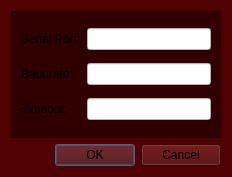
<?xml version="1.0" encoding="UTF-8"?>
<ui version="4.0">
 <class>Dialog</class>
 <widget class="QDialog" name="Dialog">
  <property name="geometry">
   <rect>
    <x>0</x>
    <y>0</y>
    <width>232</width>
    <height>177</height>
   </rect>
  </property>
  <property name="windowTitle">
   <string>Dialog</string>
  </property>
  <property name="styleSheet">
   <string notr="true">background-color: rgb(85, 255, 255);
background-color: rgb(80, 0, 0);</string>
  </property>
  <layout class="QGridLayout" name="gridLayout">
   <item row="0" column="0">
    <widget class="QFrame" name="frame">
     <property name="styleSheet">
      <string notr="true">background-color: rgb(48, 0, 0);</string>
     </property>
     <property name="frameShape">
      <enum>QFrame::Shape::StyledPanel</enum>
     </property>
     <property name="frameShadow">
      <enum>QFrame::Shadow::Raised</enum>
     </property>
     <layout class="QGridLayout" name="gridLayout_2">
      <item row="0" column="0">
       <widget class="QLabel" name="label">
        <property name="text">
         <string>Serial Port:</string>
        </property>
       </widget>
      </item>
      <item row="0" column="1">
       <widget class="QLineEdit" name="port">
        <property name="styleSheet">
         <string notr="true">background-color: rgb(255, 255, 255); 
color: rgb(0, 0, 0);</string>
        </property>
       </widget>
      </item>
      <item row="1" column="0">
       <widget class="QLabel" name="label_2">
        <property name="text">
         <string>Baudrate:</string>
        </property>
       </widget>
      </item>
      <item row="1" column="1">
       <widget class="QLineEdit" name="baudrate">
        <property name="styleSheet">
         <string notr="true">background-color: rgb(255, 255, 255); 
color: rgb(0, 0, 0);</string>
        </property>
       </widget>
      </item>
      <item row="2" column="0">
       <widget class="QLabel" name="label_3">
        <property name="text">
         <string>Timeout:</string>
        </property>
       </widget>
      </item>
      <item row="2" column="1">
       <widget class="QLineEdit" name="timeout">
        <property name="styleSheet">
         <string notr="true">background-color: rgb(255, 255, 255); 
color: rgb(0, 0, 0);</string>
        </property>
       </widget>
      </item>
     </layout>
    </widget>
   </item>
   <item row="1" column="0">
    <widget class="QDialogButtonBox" name="buttonBox">
     <property name="orientation">
      <enum>Qt::Orientation::Horizontal</enum>
     </property>
     <property name="standardButtons">
      <set>QDialogButtonBox::StandardButton::Cancel|QDialogButtonBox::StandardButton::Ok</set>
     </property>
    </widget>
   </item>
  </layout>
 </widget>
 <resources/>
 <connections>
  <connection>
   <sender>buttonBox</sender>
   <signal>accepted()</signal>
   <receiver>Dialog</receiver>
   <slot>accept()</slot>
   <hints>
    <hint type="sourcelabel">
     <x>248</x>
     <y>254</y>
    </hint>
    <hint type="destinationlabel">
     <x>157</x>
     <y>274</y>
    </hint>
   </hints>
  </connection>
  <connection>
   <sender>buttonBox</sender>
   <signal>rejected()</signal>
   <receiver>Dialog</receiver>
   <slot>reject()</slot>
   <hints>
    <hint type="sourcelabel">
     <x>316</x>
     <y>260</y>
    </hint>
    <hint type="destinationlabel">
     <x>286</x>
     <y>274</y>
    </hint>
   </hints>
  </connection>
 </connections>
</ui>
